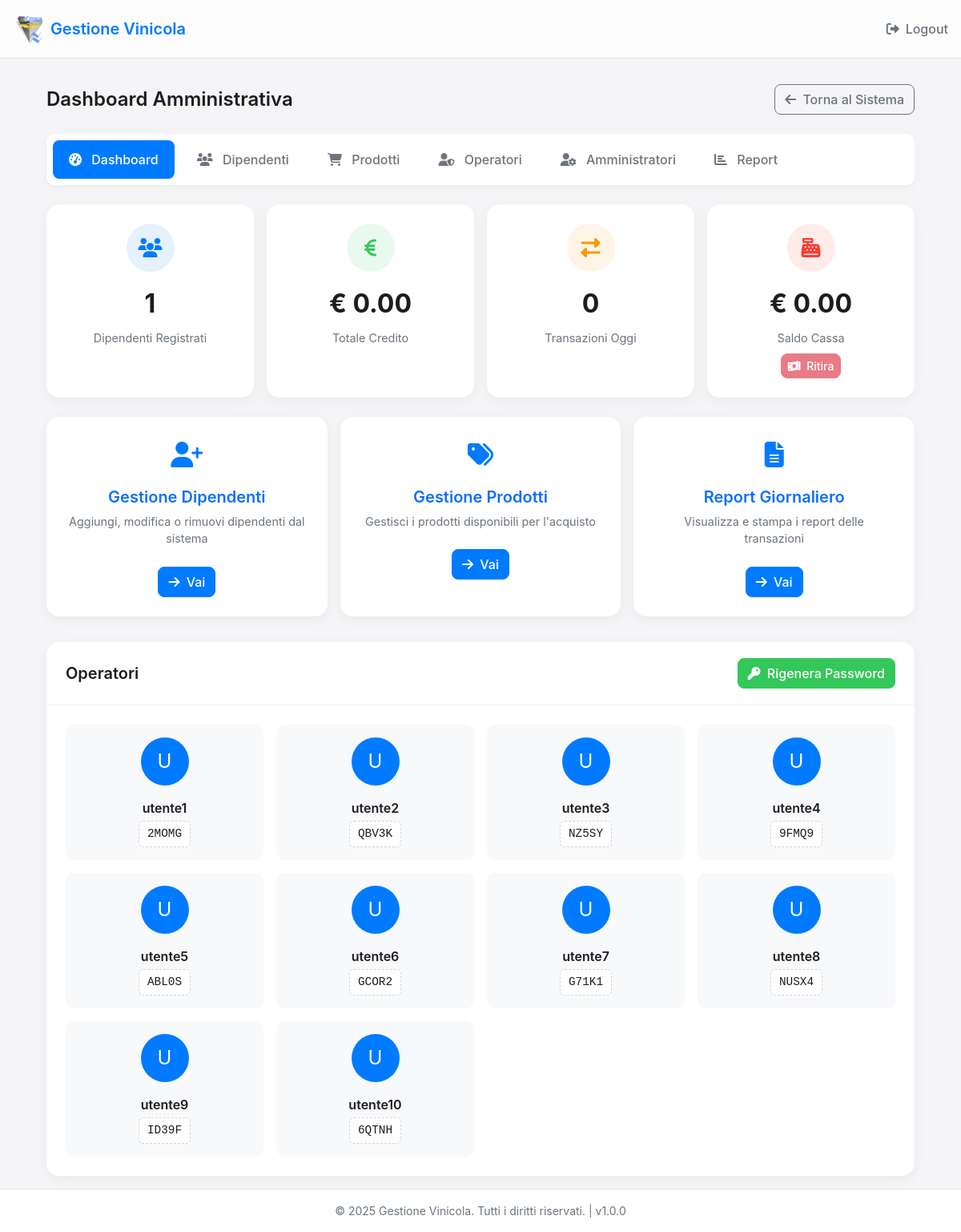
The app's page /admin/dashboard (signed in) with its own data.
### app.py (models this page shows)
class Operator(db.Model):
    id = db.Column(db.Integer, primary_key=True)
    username = db.Column(db.String(50), unique=True)  # utente1, utente2, ecc.
    password = db.Column(db.String(10))  # Password in chiaro per facilità di uso (5 caratteri)
    active = db.Column(db.Boolean, default=True)

### app.py (the view)
@app.route('/admin/dashboard')
def admin_dashboard():
    if session.get('admin_logged_in') != True:
        return redirect(url_for('admin_login'))
    employees_count = Employee.query.count()
    total_credit = db.session.query(db.func.sum(Employee.credit)).scalar() or 0
    transactions_today = Transaction.query.filter(
        Transaction.timestamp >= datetime.today().replace(hour=0, minute=0, second=0)
    ).count()
    operators = Operator.query.all()
    cash_register = Employee.query.filter_by(code='CASSA').first()
    cash_balance = float(cash_register.credit) if cash_register else 0.0
    is_super_admin = session.get('is_super_admin', False)
    return render_template(
        'admin_dashboard.html',
        employees_count=employees_count,
        total_credit=float(total_credit),
        transactions_today=transactions_today,
        operators=operators,
        is_super_admin=is_super_admin,
        cash_balance=cash_balance
    )

### app.py (called while the page is built)
@app.context_processor
def inject_app_info():
    now = datetime.now()
    return {
        'app_name': app.config['APP_NAME'],
        'app_version': app.config['APP_VERSION'],
        'now': now
    }

### templates/admin_dashboard.html (shortened to what this page needs)
{% extends "base.html" %}
{% block header_actions %}
<a href="{{ url_for('admin_logout') }}" class="logout-button">
    <i class="fas fa-sign-out-alt"></i> Logout
</a>
{% endblock %}
{% block content %}
<div class="admin-container">
    <div class="admin-header">
        <h1 class="admin-title">Dashboard Amministrativa</h1>
        <div>
            <a href="{{ url_for('index') }}" class="btn btn-outline-secondary">
                <i class="fas fa-arrow-left me-1"></i> Torna al Sistema
            </a>
        </div>
    </div>
    <div class="admin-tabs">
        <a href="{{ url_for('admin_dashboard') }}" class="admin-tab active">
            <i class="fas fa-tachometer-alt"></i> Dashboard
        </a>
        <a href="{{ url_for('admin_employees') }}" class="admin-tab">
            <i class="fas fa-users"></i> Dipendenti
        </a>
        <a href="{{ url_for('admin_products') }}" class="admin-tab">
            <i class="fas fa-shopping-cart"></i> Prodotti
        </a>
        <a href="{{ url_for('admin_operators') }}" class="admin-tab">
            <i class="fas fa-user-shield"></i> Operatori
        </a>
        {% if is_super_admin %}
        <a href="{{ url_for('admin_admins') }}" class="admin-tab">
            <i class="fas fa-user-cog"></i> Amministratori
        </a>
        {% endif %}
        <a href="{{ url_for('admin_reports') }}" class="admin-tab">
            <i class="fas fa-chart-bar"></i> Report
        </a>
    </div>
    <div class="stats-row">
        <div class="stat-card">
            <div class="stat-icon stat-icon-blue">
                <i class="fas fa-users"></i>
            </div>
            <div class="stat-value">{{ employees_count }}</div>
            <div class="stat-label">Dipendenti Registrati</div>
        </div>
        <div class="stat-card">
            <div class="stat-icon stat-icon-green">
                <i class="fas fa-euro-sign"></i>
            </div>
            <div class="stat-value">€ {{ "%.2f"|format(total_credit) }}</div>
            <div class="stat-label">Totale Credito</div>
        </div>
        <div class="stat-card">
            <div class="stat-icon stat-icon-orange">
                <i class="fas fa-exchange-alt"></i>
            </div>
            <div class="stat-value">{{ transactions_today }}</div>
            <div class="stat-label">Transazioni Oggi</div>
        </div>
        <div class="stat-card">
            <div class="stat-icon" style="background-color: rgba(255, 59, 48, 0.1); color: var(--danger-color);">
                <i class="fas fa-cash-register"></i>
            </div>
            <div class="stat-value">€ {{ "%.2f"|format(cash_balance) }}</div>
            <div class="stat-label">Saldo Cassa</div>
            <button class="btn btn-danger btn-sm mt-2" id="withdrawCashBtn" {% if cash_balance <= 0 %}disabled{% endif %}>
                <i class="fas fa-money-bill-wave me-1"></i> Ritira
            </button>
        </div>
    </div>
    <div class="action-row">
        <a href="{{ url_for('admin_employees') }}" class="action-card text-decoration-none">
            <div class="action-icon">
                <i class="fas fa-user-plus"></i>
            </div>
            <h3 class="action-title">Gestione Dipendenti</h3>
            <p class="action-description">Aggiungi, modifica o rimuovi dipendenti dal sistema</p>
            <button class="btn btn-primary">
                <i class="fas fa-arrow-right me-1"></i> Vai
            </button>
        </a>
        <a href="{{ url_for('admin_products') }}" class="action-card text-decoration-none">
            <div class="action-icon">
                <i class="fas fa-tags"></i>
            </div>
            <h3 class="action-title">Gestione Prodotti</h3>
            <p class="action-description">Gestisci i prodotti disponibili per l'acquisto</p>
            <button class="btn btn-primary">
                <i class="fas fa-arrow-right me-1"></i> Vai
            </button>
        </a>
        <a href="{{ url_for('admin_reports') }}" class="action-card text-decoration-none">
            <div class="action-icon">
                <i class="fas fa-file-alt"></i>
            </div>
            <h3 class="action-title">Report Giornaliero</h3>
            <p class="action-description">Visualizza e stampa i report delle transazioni</p>
            <button class="btn btn-primary">
                <i class="fas fa-arrow-right me-1"></i> Vai
            </button>
        </a>
    </div>
    <div class="operators-section">
        <div class="operators-card">
            <div class="operators-header">
                <h3 class="operators-title">Operatori</h3>
                <button class="btn btn-success" id="regeneratePasswordsBtn">
                    <i class="fas fa-key me-1"></i> Rigenera Password
                </button>
            </div>
            <div class="operators-grid">
                {% for operator in operators %}
                <div class="operator-card">
                    <div class="operator-avatar">
                        {{ operator.username[0]|upper }}
                    </div>
                    <div class="operator-username">{{ operator.username }}</div>
                    <div class="operator-password">{{ operator.password }}</div>
                </div>
                {% endfor %}
            </div>
        </div>
    </div>
</div>
{% endblock %}

### templates/base.html (style rules this page uses)
:root { --primary-color: #007aff; --secondary-color: #5ac8fa; --success-color: #34c759; --danger-color: #ff3b30; --warning-color: #ffcc00; --info-color: #5ac8fa; --light-color: #f2f2f7; --dark-color: #1c1c1e; }
body { font-family: -apple-system, BlinkMacSystemFont, 'Segoe UI', Roboto, Helvetica, Arial, sans-serif; background-color: #f5f5f7; color: #1d1d1f; margin: 0; padding: 0; min-height: 100vh; display: flex; flex-direction: column; }
.btn { border-radius: 8px; font-weight: 500; }
.btn-primary { background-color: var(--primary-color); border-color: var(--primary-color); }
.btn-success { background-color: var(--success-color); border-color: var(--success-color); }
.admin-container { max-width: 1200px; margin: 0 auto; padding: 0 1rem; }
.admin-header { display: flex; justify-content: space-between; align-items: center; margin-bottom: 1.5rem; }
.admin-title { font-size: 1.5rem; font-weight: 600; margin: 0; }
.admin-tabs { display: flex; gap: 0.5rem; background-color: white; padding: 0.5rem; border-radius: 10px; margin-bottom: 1.5rem; box-shadow: 0 2px 10px rgba(0, 0, 0, 0.05); }
.admin-tab { padding: 0.75rem 1.25rem; border-radius: 8px; color: #6c757d; text-decoration: none; font-weight: 500; transition: all 0.2s; }
.admin-tab.active { background-color: var(--primary-color); color: white; }
.admin-tab i { margin-right: 0.5rem; }

### templates/admin_dashboard.html (style rules this page uses)
.admin-container { margin-top: 1rem; }
.stats-row { display: grid; grid-template-columns: repeat(auto-fit, minmax(250px, 1fr)); gap: 1rem; margin-bottom: 1.5rem; }
.stat-card { background-color: white; border-radius: 16px; padding: 1.5rem; box-shadow: 0 4px 15px rgba(0, 0, 0, 0.05); display: flex; flex-direction: column; align-items: center; text-align: center; }
.stat-icon { width: 60px; height: 60px; border-radius: 50%; display: flex; align-items: center; justify-content: center; margin-bottom: 1rem; font-size: 1.5rem; }
.stat-icon-blue { background-color: rgba(0, 122, 255, 0.1); color: var(--primary-color); }
.stat-icon-green { background-color: rgba(52, 199, 89, 0.1); color: var(--success-color); }
.stat-icon-orange { background-color: rgba(255, 149, 0, 0.1); color: #ff9500; }
.stat-value { font-size: 2rem; font-weight: 700; margin-bottom: 0.5rem; color: #1d1d1f; }
.stat-label { font-size: 0.9rem; color: #6c757d; }
.action-row { display: grid; grid-template-columns: repeat(auto-fit, minmax(250px, 1fr)); gap: 1rem; margin-bottom: 1.5rem; }
.action-card { background-color: white; border-radius: 16px; padding: 1.5rem; box-shadow: 0 4px 15px rgba(0, 0, 0, 0.05); text-align: center; transition: transform 0.2s, box-shadow 0.2s; }
.action-icon { font-size: 2rem; margin-bottom: 1rem; color: var(--primary-color); }
.action-title { font-size: 1.25rem; font-weight: 600; margin-bottom: 0.5rem; }
.action-description { font-size: 0.9rem; color: #6c757d; margin-bottom: 1.5rem; }
.operators-section { margin-top: 2rem; }
.operators-card { background-color: white; border-radius: 16px; box-shadow: 0 4px 15px rgba(0, 0, 0, 0.05); overflow: hidden; }
.operators-header { display: flex; justify-content: space-between; align-items: center; padding: 1.25rem 1.5rem; border-bottom: 1px solid rgba(0, 0, 0, 0.05); }
.operators-title { font-size: 1.25rem; font-weight: 600; margin: 0; }
.operators-grid { display: grid; grid-template-columns: repeat(auto-fill, minmax(200px, 1fr)); gap: 1rem; padding: 1.5rem; }
.operator-card { background-color: #f8f9fa; border-radius: 10px; padding: 1rem; display: flex; flex-direction: column; align-items: center; }
.operator-avatar { width: 60px; height: 60px; background-color: var(--primary-color); color: white; border-radius: 50%; display: flex; align-items: center; justify-content: center; margin-bottom: 1rem; font-size: 1.5rem; }
.operator-username { font-weight: 600; margin-bottom: 0.25rem; }
.operator-password { font-family: monospace; background-color: white; padding: 0.3rem 0.6rem; border-radius: 6px; border: 1px dashed #ced4da; font-size: 0.9rem; }
.logout-button { color: #6c757d; text-decoration: none; display: flex; align-items: center; font-weight: 500; transition: all 0.2s; }
.logout-button i { margin-right: 0.5rem; }

### records on screen
Operator: username "U", username "utente1", password "2MOMG"
Operator: username "U", username "utente2", password "QBV3K"
Operator: username "U", username "utente3", password "NZ5SY"
Operator: username "U", username "utente4", password "9FMQ9"
Operator: username "U", username "utente5", password "ABL0S"
Operator: username "U", username "utente6", password "GCOR2"
Operator: username "U", username "utente7", password "G71K1"
Operator: username "U", username "utente8", password "NUSX4"
Operator: username "U", username "utente9", password "ID39F"
Operator: username "U", username "utente10", password "6QTNH"

### other values on screen
{{ app_name }} "Gestione Vinicola"
{{ employees_count }} "1"
{{ "%.2f"|format(total_credit) }} "0.00"
{{ transactions_today }} "0"
{{ "%.2f"|format(cash_balance) }} "0.00"
{{ now.year|default(2025) }} "2025"
{{ app_version }} "1.0.0"
